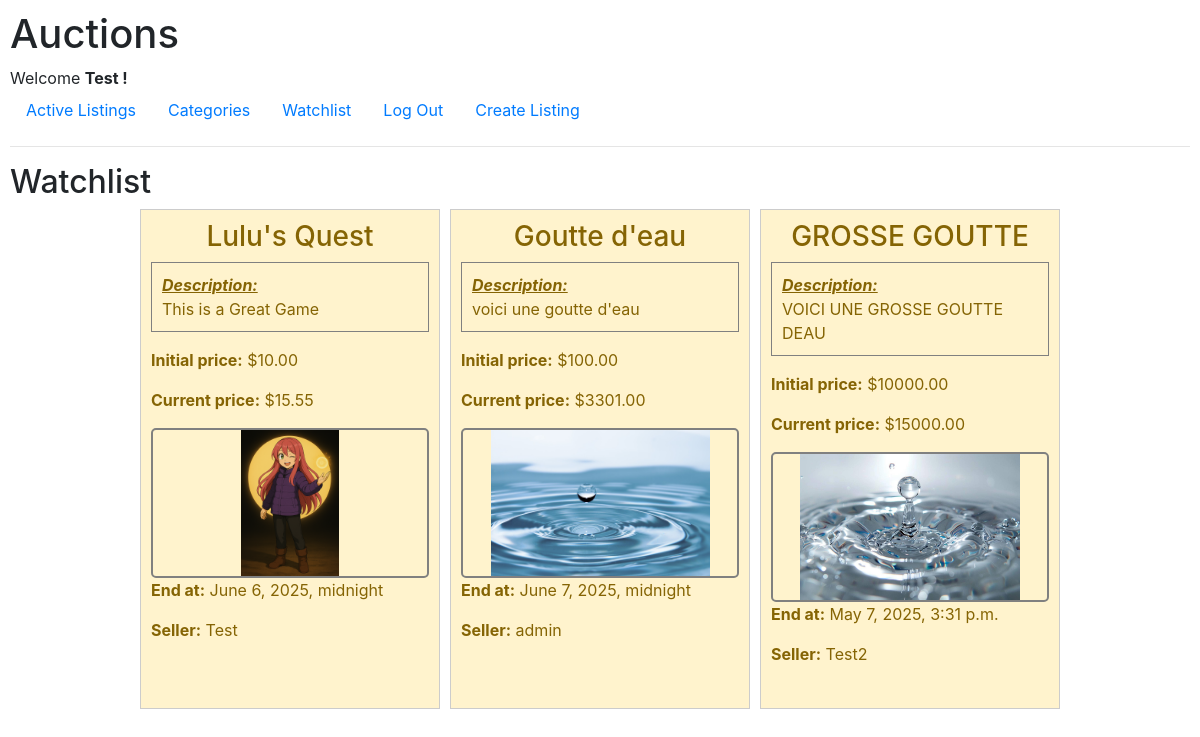
The page /watchlist (signed in) on the database as committed earlier.
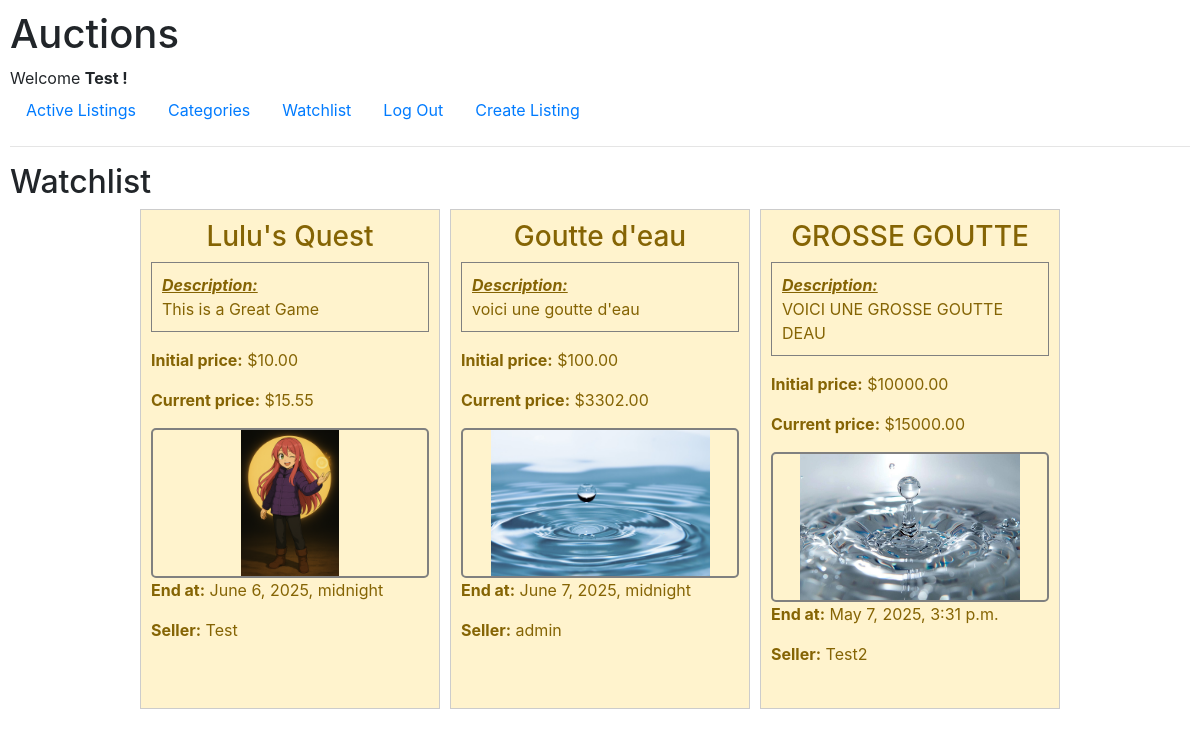
The same page on the database as committed later.
### auctions/models.py (models this page shows, shortened)
class Listing(models.Model):
    id = models.AutoField(primary_key=True)
    owner_id = models.ForeignKey(User, on_delete=models.CASCADE, related_name="listings")
    name = models.CharField(max_length=64)
    description = models.TextField()
    initial_price = models.DecimalField(default=0,max_digits=10, decimal_places=2)
    picture_url = models.ImageField(upload_to='images/', null=True, blank=True)
    created_at = models.DateTimeField(auto_now_add=True)
    end_at = models.DateTimeField()
    bids_count = models.IntegerField(default=0)
    category = models.CharField(default="others", max_length=64)
    last_bid_id = models.ForeignKey("Bid", on_delete=models.SET_NULL, null=True, blank=True)
    is_active = models.BooleanField(default=True)
    winner_id = models.ForeignKey(User, on_delete=models.SET_NULL, null=True, blank=True)

class Bid(models.Model):
    id = models.AutoField(primary_key=True)
    listing_id = models.ForeignKey(Listing, on_delete=models.CASCADE, related_name="bids")
    user_id = models.ForeignKey(User, on_delete=models.CASCADE, related_name="bids")
    amount = models.DecimalField(max_digits=10, decimal_places=2, default=Decimal('0.00'))

class User(AbstractUser):
    id = models.AutoField(primary_key=True)
    watchlist = models.ManyToManyField("Listing", blank=True, related_name="watchlisted_by")

### auctions/views.py (the view)
# urls.py: path("watchlist", views.watchlist, name="watchlist"),
def watchlist(request):
    watchlist = request.user.watchlist.all()
    return render(request, "auctions/watchlist.html", {
        "watchlist": watchlist
    })

### auctions/templates/auctions/watchlist.html
{% extends "auctions/layout.html" %}
{% block body %}
<h2>Watchlist</h2>
<div id="listings">
    {% for listing in watchlist %}
        {% if listing.is_active %}
            {% include "auctions/listing_component.html" with listing=listing %}
        {% endif %}
    {% endfor %}
</div>
{% endblock %}

### auctions/templates/auctions/listing_component.html (shortened to what this page needs)
<a href="{% url 'listing' listing.id %}">
  <div class="listing {% if listing in user.watchlist.all %}alert-warning{% endif %}">
    <h3>{{ listing.name | default:"no name" | capfirst }}</h3>
    <p class="listing-description"> <em style="font-weight: bold; text-decoration: underline;">Description:</em> <br>{{ listing.description}}</p>
    <p><b>Initial price:</b> ${{ listing.initial_price }}</p>
    {% if listing.last_bid_id %}
    <p><b>Current price:</b> ${{ listing.last_bid_id.amount }}</p>
    {% else %}
    <p><b>Current price:</b> ${{ listing.initial_price }}</p>
    {% endif %}
    {% if listing.picture_url %}
        <img src='{{ listing.picture_url.url }}' alt="{{ listing.name }}">
    {% else %}
        {% load static %}
    {% endif %}
    <p><b>End at:</b> {{ listing.end_at }}</p>
    <p><b>Seller:</b> {{ listing.owner_id.username }}</p>
  </div>
</a>

Rows that differ between the two databases and show on the page:
changed through a linked row, Listing "Goutte d'eau": last_bid_id.amount "3301.00" → "3302.00"
